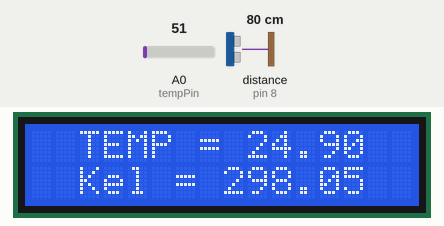
Simulated run of this sketch. Board: Arduino Uno, built with avr-gcc and run on an emulated ATmega328P. On the bench: 16×2 character LCD. Wiring (inferred from the names in the program): ultrasonic range finder: trigger pin 9; echo pin 8. Inputs (shaded band) come from the test bench; at power-on: distance to the obstacle (sensor on pin 8) 80 cm, A0 (tempPin) = 51. The echo pulse lasts 58.3 µs per cm.

Above: at 1.2 s.
1.3 s: distance to the obstacle (sensor on pin 8) set to 2 cm
At 7.6 s:
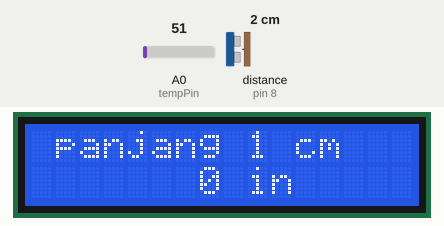
8.5 s: A0 (tempPin) set to 61
At 12.9 s:
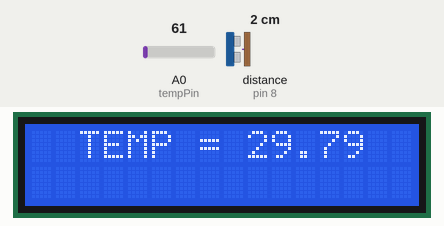
13.6 s: distance to the obstacle (sensor on pin 8) set to 4 cm
At 19.9 s:
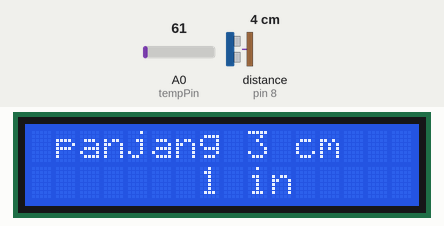
20.6 s: A0 (tempPin) set to 71
At 24.9 s:
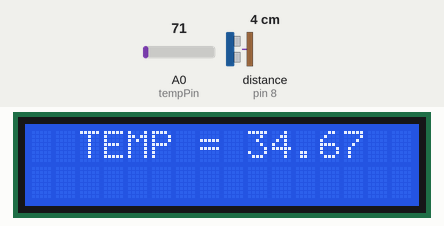
25.6 s: distance to the obstacle (sensor on pin 8) set to 9 cm
At 31.9 s:
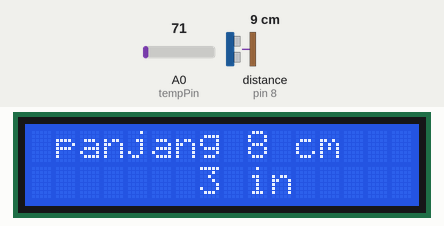
32.6 s: A0 (tempPin) set to 86
At 36.6 s:
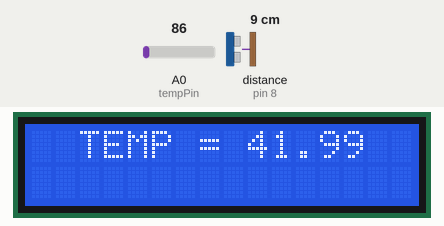
Timing chart, 0 to 38.1 s (numbered marks = the images above; inputs shaded):
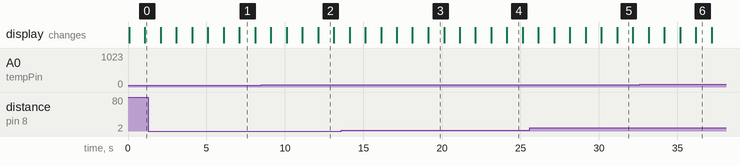

The sketch:

script_jarak_dan_suhu1.ino
```cpp
#include<LiquidCrystal.h>
LiquidCrystal lcd(12, 11, 5, 4, 3, 2);
float temp;
float tempKe=0;
int tempPin = 0;
int trigPin = 9;
int echoPin = 8;
long duration, cm, inches;
void setup() {
  lcd.begin(16, 2);
  Serial.begin (9600);
  pinMode(trigPin, OUTPUT);
  pinMode(echoPin, INPUT);
}

void loop() {
// utrasonic
digitalWrite(trigPin, LOW);
  delayMicroseconds(5);
  digitalWrite(trigPin, HIGH);
  delayMicroseconds(10);
  digitalWrite(trigPin, LOW);
  pinMode(echoPin, INPUT);
  duration = pulseIn(echoPin, HIGH);

  cm = (duration/2) / 29.1;
  inches = (duration/2) / 74;
//  akhir utrasonic


//  teperatur
   temp = analogRead(tempPin);
   // read analog volt from sensor and save to variable temp
   temp = temp * 0.48828125;
   // convert the analog volt to its temperature equivalent
   lcd.clear();
   lcd.setCursor(2,0);
   lcd.print("TEMP = ");
   lcd.print(temp); // display temperature value
   delay(1000); // update sensor reading each one second
  lcd.setCursor(2,2);
   lcd.print("Kel = ");
  lcd.print(tempKe=((temp)+ 273.15 ));
  delay(1000);

lcd.clear();
  delay(1000);
lcd.setCursor(1,0);
  lcd.print("panjang ");
   lcd.print(cm);
   lcd.print(" cm");
  lcd.setCursor(7,1);
  lcd.print(inches);
  lcd.print(" in ");
   delay(1000);
}
```

Measured:
- what the display in image 1 shows lasts 1.0 s, from 7.1 s to 8.1 s
